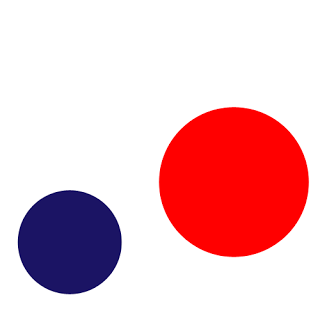
#> input picture img2.png, 320 x 320 px
$ python AnotherMouseCallback.py img2.png   (Python 2 division)   (older library calls are emulated)
#> lines starting #> are read from the running program, lines starting #| are printed output that depends on the picture
'''
browse.py
=========

Sample shows how to implement a simple hi resolution image navigation

Usage
-----
browse.py [image filename]

'''

import numpy as np
import cv2
import sys

if __name__ == '__main__':
    print 'This sample shows how to implement a simple hi resolution image navigation.'
    print 'USAGE: browse.py [image filename]'
    print

    if len(sys.argv) > 1:
        fn = sys.argv[1]
        print 'loading %s ...' % fn
        img = cv2.imread(fn)
#> img is the input picture: shape (320, 320, 3); mean B, G, R 198.3, 191.6, 236.1
    else:
        sz = 4096
        print 'generating %dx%d procedural image ...' % (sz, sz)
        img = np.zeros((sz, sz), np.uint8)
        track = np.cumsum(np.random.rand(50000, 2)-0.5, axis=0)
        track = np.int32(track*500 + (sz/2, sz/2))
        cv2.polylines(img, [track], 0, 255, 1, cv2.CV_AA)

    small = img
    for i in xrange(3):
        small = cv2.pyrDown(small)
#> this loop made 3 passes
#> pass 2, `small = cv2.pyrDown(small)`:
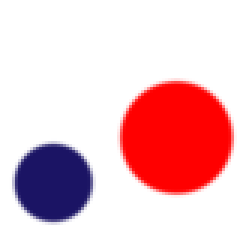
#> small: shape (80, 80, 3) (shown 3 times larger); mean B, G, R 198.3, 191.6, 236.1
#> pass 3, `small = cv2.pyrDown(small)`:
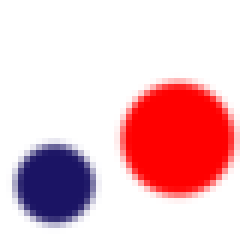
#> small: shape (40, 40, 3) (shown 6 times larger); mean B, G, R 198.3, 191.6, 236.1

    def onmouse(event, x, y, flags, param):
        h, w = img.shape[:2]
        h1, w1 = small.shape[:2]
        x, y = 1.0*x*h/h1, 1.0*y*h/h1
        zoom = cv2.getRectSubPix(img, (800, 600), (x+0.5, y+0.5))
        cv2.imshow('zoom', zoom)

    cv2.imshow('preview', small)
    cv2.setMouseCallback('preview', onmouse)
    cv2.waitKey()
    cv2.destroyAllWindows()
